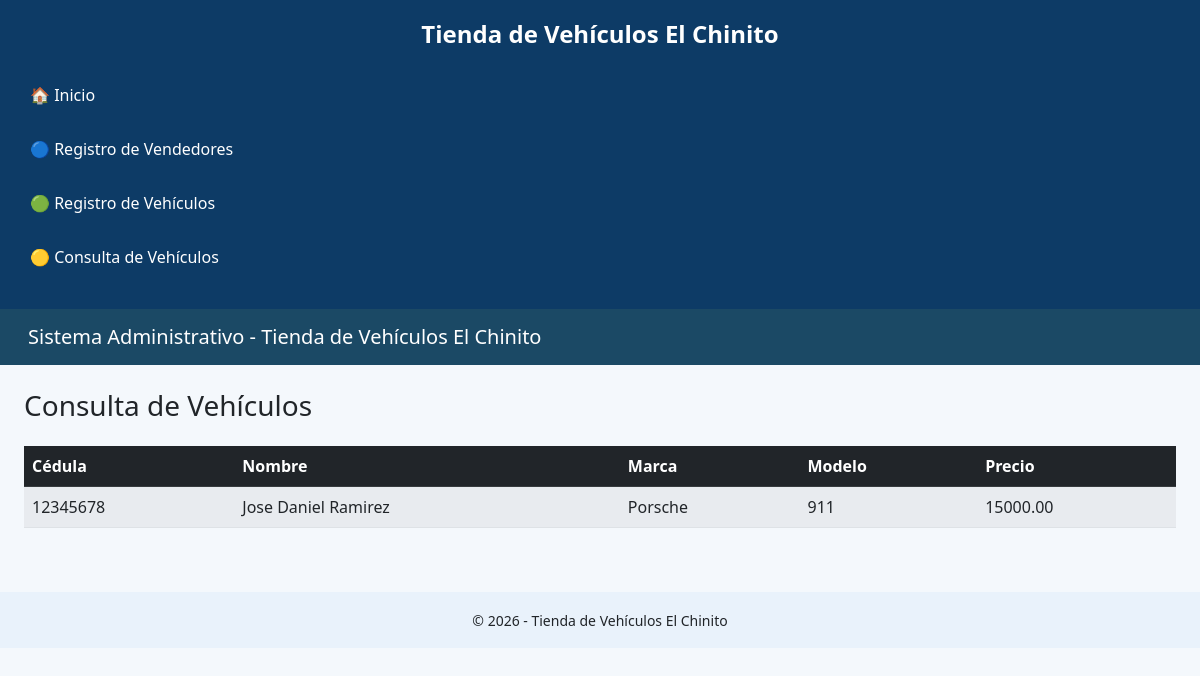
The page /Views/vVehiculo/consultar.php on the database its author committed.
### tables this page shows
CREATE TABLE `vehiculos` (
  `IdVehiculo` int(11) NOT NULL AUTO_INCREMENT,
  `Marca` varchar(50) NOT NULL,
  `Modelo` varchar(50) NOT NULL,
  `Color` varchar(50) NOT NULL,
  `Precio` decimal(10,2) NOT NULL,
  `IdVendedor` int(11) NOT NULL,
  PRIMARY KEY (`IdVehiculo`),
  KEY `fk_vendedor` (`IdVendedor`),
  CONSTRAINT `fk_vendedor` FOREIGN KEY (`IdVendedor`) REFERENCES `vendedores` (`IdVendedor`) ON DELETE CASCADE ON UPDATE CASCADE
);

CREATE TABLE `vendedores` (
  `IdVendedor` int(11) NOT NULL AUTO_INCREMENT,
  `Cedula` varchar(50) NOT NULL,
  `Nombre` varchar(100) NOT NULL,
  `Correo` varchar(100) NOT NULL,
  `Estado` bit(1) NOT NULL,
  PRIMARY KEY (`IdVendedor`)
);

### Models/VehiculoModel.php (called while the page is built, shortened)
<?php
function ConsultarVehiculosModel()
{
    $context = OpenDatabase();
    $sentencia = "CALL sp_ConsultarVehiculos()";
    $resultado = $context->query($sentencia);
    return $resultado;
}

### Views/vVehiculo/consultar.php (the view, shortened to what this page needs)
<?php
include_once("../layout.php");
include_once("../../Models/VehiculoModel.php");
$result = ConsultarVehiculosModel();
?>
<!DOCTYPE html>
<html>
<?php MostrarCSS(); ?>
<body>
<?php MostrarNav(); ?>
<?php MostrarHeader(); ?>
<main class="main-wrapper p-4">
<h3>Consulta de Vehículos</h3>
<table class="table table-striped mt-4">
    <thead class="table-dark">
        <tr>
            <th>Cédula</th>
            <th>Nombre</th>
            <th>Marca</th>
            <th>Modelo</th>
            <th>Precio</th>
        </tr>
    </thead>
    <tbody>
    <?php while($row = $result->fetch_assoc()) { ?>
        <tr>
            <td><?php echo $row["Cedula"]; ?></td>
            <td><?php echo $row["Nombre"]; ?></td>
            <td><?php echo $row["Marca"]; ?></td>
            <td><?php echo $row["Modelo"]; ?></td>
            <td><?php echo $row["Precio"]; ?></td>
        </tr>
    <?php } ?>
    </tbody>
</table>
</main>
<?php MostrarFooter(); ?>
</body>
</html>

### Views/layout.php (shortened to what this page needs)
<?php
function MostrarCSS()
{
?>
    <head>
        <link href="../assets/css/bootstrap.min.css" rel="stylesheet">
    </head>
<?php
}
?>
<?php
function MostrarNav()
{
?>
    <aside class="sidebar-nav-wrapper">
        <h4 class="text-center mb-4">Tienda de Vehículos El Chinito</h4>
        <nav class="sidebar-nav">
            <a href="../vHome/inicio.php">🏠 Inicio</a>
            <a href="../vVendedor/registrar.php">
                🔵 Registro de Vendedores
            </a>
            <a href="../vVehiculo/registrar.php">
                🟢 Registro de Vehículos
            </a>
            <a href="../vVehiculo/consultar.php">
                🟡 Consulta de Vehículos
            </a>
        </nav>
    </aside>
<?php
}
function MostrarHeader()
{
?>
    <header class="header p-3">
        <div class="container-fluid">
            <h5 class="mb-0">Sistema Administrativo - Tienda de Vehículos El Chinito</h5>
        </div>
    </header>
<?php
}
function MostrarFooter()
{
?>
    <footer class="footer text-center py-3 mt-4">
        <small>© <?php echo date("Y"); ?> - Tienda de Vehículos El Chinito</small>
    </footer>
<?php
}
?>

### Views/layout.php (style rules this page uses)
body { background-color: #f4f8fc; }
.sidebar-nav-wrapper { background-color: #0d3b66; min-height: 25vh; padding: 15px; color: white; padding: 20px; }
.sidebar-nav-wrapper h4 { color: white; font-weight: bold; }
.sidebar-nav a { color: white; text-decoration: none; display: block; padding: 10px; border-radius: 6px; margin-bottom: 10px; transition: 0.3s; }
.header { background-color: #1b4965; color: white; }
.footer { background-color: #e9f2fb; }
.main-wrapper { padding: 30px; }

### rows shown on the page
vehiculos: IdVendedor.Cedula "12345678", IdVendedor.Nombre "Jose Daniel Ramirez", Marca "Porsche", Modelo "911", Precio "15000.00"
